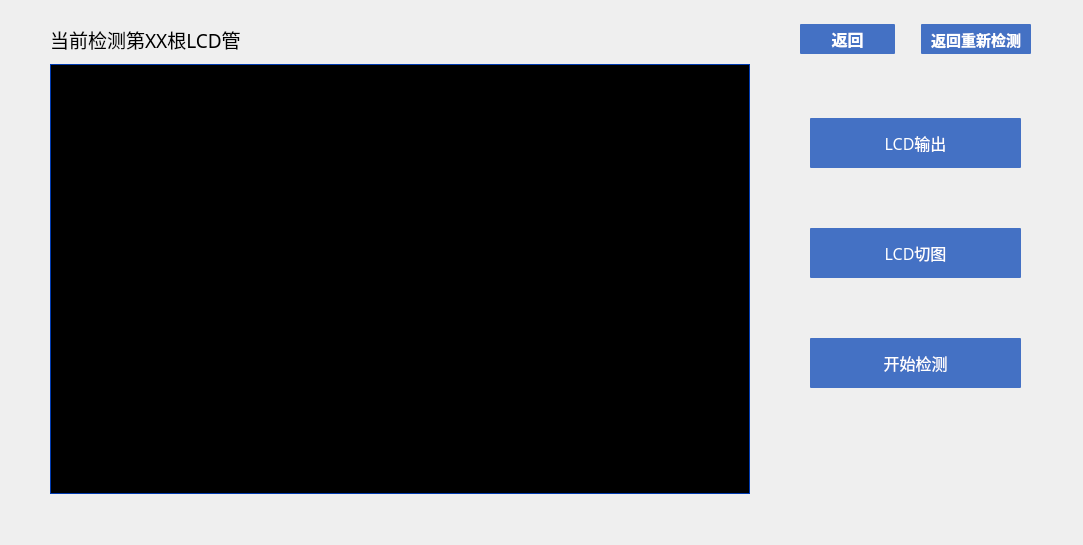
<?xml version="1.0" encoding="UTF-8"?>
<ui version="4.0">
 <class>ScreenCheck</class>
 <widget class="QWidget" name="ScreenCheck">
  <property name="geometry">
   <rect>
    <x>0</x>
    <y>0</y>
    <width>1083</width>
    <height>545</height>
   </rect>
  </property>
  <property name="windowTitle">
   <string>Form</string>
  </property>
  <widget class="QWidget" name="gridLayoutWidget">
   <property name="geometry">
    <rect>
     <x>0</x>
     <y>14</y>
     <width>1081</width>
     <height>530</height>
    </rect>
   </property>
   <layout class="QGridLayout" name="gridLayout">
    <property name="leftMargin">
     <number>50</number>
    </property>
    <property name="topMargin">
     <number>10</number>
    </property>
    <property name="rightMargin">
     <number>50</number>
    </property>
    <property name="bottomMargin">
     <number>50</number>
    </property>
    <property name="horizontalSpacing">
     <number>50</number>
    </property>
    <property name="verticalSpacing">
     <number>10</number>
    </property>
    <item row="0" column="0">
     <widget class="QLabel" name="label">
      <property name="font">
       <font>
        <family>微软雅黑</family>
        <pointsize>14</pointsize>
       </font>
      </property>
      <property name="text">
       <string>当前检测第XX根LCD管</string>
      </property>
     </widget>
    </item>
    <item row="0" column="1">
     <layout class="QHBoxLayout" name="horizontalLayout_2">
      <property name="spacing">
       <number>26</number>
      </property>
      <item>
       <widget class="QPushButton" name="pushButton_4">
        <property name="minimumSize">
         <size>
          <width>0</width>
          <height>30</height>
         </size>
        </property>
        <property name="maximumSize">
         <size>
          <width>100</width>
          <height>30</height>
         </size>
        </property>
        <property name="font">
         <font>
          <family>微软雅黑</family>
          <pointsize>12</pointsize>
          <weight>75</weight>
          <bold>true</bold>
         </font>
        </property>
        <property name="styleSheet">
         <string notr="true">QPushButton{color:white;background-color: rgb(68, 113, 196);border-radius:1px}                               QPushButton::pressed{background-color: rgb(142, 170, 220);}</string>
        </property>
        <property name="text">
         <string>返回</string>
        </property>
       </widget>
      </item>
      <item>
       <widget class="QPushButton" name="pushButton_8">
        <property name="minimumSize">
         <size>
          <width>110</width>
          <height>30</height>
         </size>
        </property>
        <property name="maximumSize">
         <size>
          <width>100</width>
          <height>50</height>
         </size>
        </property>
        <property name="font">
         <font>
          <family>微软雅黑</family>
          <pointsize>11</pointsize>
          <weight>75</weight>
          <bold>true</bold>
         </font>
        </property>
        <property name="styleSheet">
         <string notr="true">QPushButton{color:white;background-color: rgb(68, 113, 196);border-radius:1px}                               QPushButton::pressed{background-color: rgb(142, 170, 220);}</string>
        </property>
        <property name="text">
         <string>返回重新检测</string>
        </property>
       </widget>
      </item>
     </layout>
    </item>
    <item row="1" column="0">
     <widget class="QLabel" name="label_6">
      <property name="minimumSize">
       <size>
        <width>700</width>
        <height>0</height>
       </size>
      </property>
      <property name="styleSheet">
       <string notr="true">background-color: rgb(0, 0, 0);
border:1px solid rgb(0, 58, 176);</string>
      </property>
      <property name="text">
       <string>TextLabel</string>
      </property>
     </widget>
    </item>
    <item row="1" column="1">
     <widget class="QStackedWidget" name="stackedWidget">
      <property name="minimumSize">
       <size>
        <width>0</width>
        <height>398</height>
       </size>
      </property>
      <property name="currentIndex">
       <number>0</number>
      </property>
      <widget class="QWidget" name="page">
       <widget class="QWidget" name="verticalLayoutWidget">
        <property name="geometry">
         <rect>
          <x>0</x>
          <y>0</y>
          <width>231</width>
          <height>381</height>
         </rect>
        </property>
        <layout class="QVBoxLayout" name="verticalLayout">
         <property name="leftMargin">
          <number>10</number>
         </property>
         <property name="rightMargin">
          <number>10</number>
         </property>
         <item>
          <widget class="QPushButton" name="lcd_out">
           <property name="minimumSize">
            <size>
             <width>0</width>
             <height>50</height>
            </size>
           </property>
           <property name="font">
            <font>
             <family>微软雅黑</family>
             <pointsize>12</pointsize>
            </font>
           </property>
           <property name="styleSheet">
            <string notr="true">QPushButton{color:white;background-color: rgb(68, 113, 196);border-radius:1px}
QPushButton::checked{background-color: rgb(255, 122, 78);}</string>
           </property>
           <property name="text">
            <string>LCD输出</string>
           </property>
           <property name="checkable">
            <bool>true</bool>
           </property>
           <property name="checked">
            <bool>false</bool>
           </property>
          </widget>
         </item>
         <item>
          <widget class="QPushButton" name="lcd_change_image">
           <property name="minimumSize">
            <size>
             <width>0</width>
             <height>50</height>
            </size>
           </property>
           <property name="font">
            <font>
             <family>微软雅黑</family>
             <pointsize>12</pointsize>
            </font>
           </property>
           <property name="styleSheet">
            <string notr="true">QPushButton{color:white;background-color: rgb(68, 113, 196);border-radius:1px}
QPushButton::pressed{background-color: rgb(142, 170, 220);}</string>
           </property>
           <property name="text">
            <string>LCD切图</string>
           </property>
          </widget>
         </item>
         <item>
          <widget class="QPushButton" name="start_check">
           <property name="minimumSize">
            <size>
             <width>0</width>
             <height>50</height>
            </size>
           </property>
           <property name="font">
            <font>
             <family>微软雅黑</family>
             <pointsize>12</pointsize>
            </font>
           </property>
           <property name="styleSheet">
            <string notr="true">QPushButton{color:white;background-color: rgb(68, 113, 196);border-radius:1px}
QPushButton::pressed{background-color: rgb(142, 170, 220);}</string>
           </property>
           <property name="text">
            <string>开始检测</string>
           </property>
          </widget>
         </item>
        </layout>
       </widget>
      </widget>
      <widget class="QWidget" name="page_2">
       <widget class="QWidget" name="verticalLayoutWidget_2">
        <property name="geometry">
         <rect>
          <x>0</x>
          <y>100</y>
          <width>231</width>
          <height>151</height>
         </rect>
        </property>
        <layout class="QVBoxLayout" name="verticalLayout_2">
         <item>
          <widget class="QLabel" name="label_7">
           <property name="minimumSize">
            <size>
             <width>0</width>
             <height>50</height>
            </size>
           </property>
           <property name="maximumSize">
            <size>
             <width>16777215</width>
             <height>50</height>
            </size>
           </property>
           <property name="font">
            <font>
             <family>微软雅黑</family>
             <pointsize>12</pointsize>
             <weight>75</weight>
             <bold>true</bold>
            </font>
           </property>
           <property name="styleSheet">
            <string notr="true">color: rgb(3, 255, 11);
color: rgb(0, 0, 255);</string>
           </property>
           <property name="text">
            <string>正在检测当中...</string>
           </property>
           <property name="alignment">
            <set>Qt::AlignCenter</set>
           </property>
          </widget>
         </item>
         <item>
          <widget class="QLabel" name="label_8">
           <property name="maximumSize">
            <size>
             <width>16777215</width>
             <height>50</height>
            </size>
           </property>
           <property name="font">
            <font>
             <family>微软雅黑</family>
             <pointsize>12</pointsize>
             <weight>75</weight>
             <bold>true</bold>
            </font>
           </property>
           <property name="styleSheet">
            <string notr="true">color: rgb(255, 0, 0);</string>
           </property>
           <property name="text">
            <string>检测失败</string>
           </property>
           <property name="alignment">
            <set>Qt::AlignCenter</set>
           </property>
          </widget>
         </item>
        </layout>
       </widget>
      </widget>
      <widget class="QWidget" name="page_3">
       <widget class="QWidget" name="verticalLayoutWidget_3">
        <property name="geometry">
         <rect>
          <x>0</x>
          <y>200</y>
          <width>231</width>
          <height>181</height>
         </rect>
        </property>
        <layout class="QVBoxLayout" name="verticalLayout_3">
         <property name="spacing">
          <number>0</number>
         </property>
         <item>
          <layout class="QHBoxLayout" name="horizontalLayout">
           <property name="leftMargin">
            <number>25</number>
           </property>
           <item>
            <widget class="QLabel" name="label_3">
             <property name="minimumSize">
              <size>
               <width>111</width>
               <height>0</height>
              </size>
             </property>
             <property name="maximumSize">
              <size>
               <width>78</width>
               <height>40</height>
              </size>
             </property>
             <property name="font">
              <font>
               <family>微软雅黑</family>
               <pointsize>13</pointsize>
              </font>
             </property>
             <property name="text">
              <string>当前检测结果 :</string>
             </property>
            </widget>
           </item>
           <item>
            <widget class="QLabel" name="label_4">
             <property name="maximumSize">
              <size>
               <width>16777215</width>
               <height>40</height>
              </size>
             </property>
             <property name="font">
              <font>
               <family>微软雅黑</family>
               <pointsize>14</pointsize>
               <weight>75</weight>
               <bold>true</bold>
              </font>
             </property>
             <property name="text">
              <string>不合格</string>
             </property>
            </widget>
           </item>
          </layout>
         </item>
         <item>
          <widget class="QLabel" name="label_5">
           <property name="minimumSize">
            <size>
             <width>0</width>
             <height>150</height>
            </size>
           </property>
           <property name="styleSheet">
            <string notr="true">image: url(:/image/不合格.png);</string>
           </property>
           <property name="text">
            <string/>
           </property>
           <property name="scaledContents">
            <bool>false</bool>
           </property>
           <property name="alignment">
            <set>Qt::AlignLeading|Qt::AlignLeft|Qt::AlignTop</set>
           </property>
          </widget>
         </item>
        </layout>
       </widget>
       <widget class="QWidget" name="verticalLayoutWidget_4">
        <property name="geometry">
         <rect>
          <x>0</x>
          <y>20</y>
          <width>231</width>
          <height>171</height>
         </rect>
        </property>
        <layout class="QVBoxLayout" name="verticalLayout_4">
         <property name="spacing">
          <number>0</number>
         </property>
         <item>
          <widget class="QLabel" name="label_2">
           <property name="minimumSize">
            <size>
             <width>0</width>
             <height>30</height>
            </size>
           </property>
           <property name="maximumSize">
            <size>
             <width>16777215</width>
             <height>30</height>
            </size>
           </property>
           <property name="styleSheet">
            <string notr="true">QLabel{color:white;font-family:Microsoft YaHei; font-size:20px; background-color:rgb(132,151,176);}</string>
           </property>
           <property name="text">
            <string>当前检测缺陷</string>
           </property>
           <property name="alignment">
            <set>Qt::AlignCenter</set>
           </property>
          </widget>
         </item>
        </layout>
       </widget>
      </widget>
     </widget>
    </item>
   </layout>
  </widget>
 </widget>
 <resources/>
 <connections/>
</ui>
